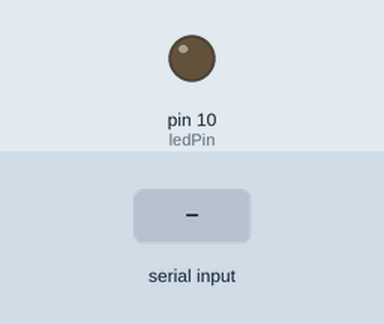
The sketch below on a simulated Arduino Uno, built with avr-gcc and run on an emulated ATmega328P. On the bench: output pins drawn as LEDs (lit = HIGH). Inputs (shaded band) come from the test bench.

Above: at 1.2 s.
1.3 s: "l" received over Serial
At 1.6 s:
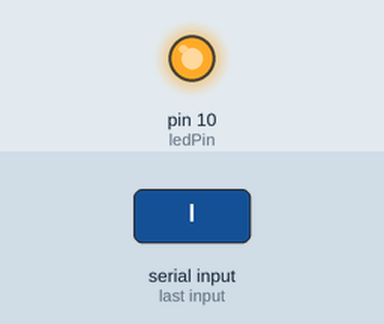
2.8 s: "1" received over Serial
At 4.0 s:
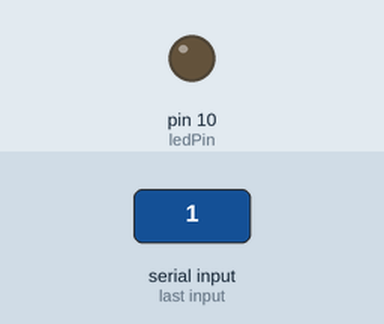
Timing chart, 0 to 5.8 s (numbered marks = the images above; inputs shaded):
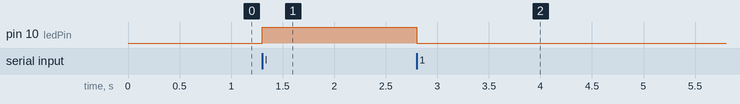

Measured:
- after the input at 1.3 s, pin 10 (ledPin): LOW → HIGH at once
- after the input at 2.8 s, pin 10 (ledPin): HIGH → LOW at once

The sketch:

testando_comunicacao_serial.ino
```cpp
/* Enviando dados do PC para o Arduíno.
   Vamos piscar um LED de forma proporcional ao valor recebido a partir do PC
*/

const int ledPin = 10; // Pino ao qual o LED será conectado
int piscando = 0; // variável para armazenar taxa de “piscagem”

void setup() {
  Serial.begin(9600);
  pinMode(ledPin, OUTPUT); // Pino 13 será de saída de sinais
}

void loop()
{
  if (Serial.available()) { // Verificar se há caracteres disponíveis
    char caractere = Serial.read(); // Armazena caractere lido
    //if ( isDigit(caractere) ) {  // Verificar se o caractere ASCII é um dígito entre 0 e 9
    //piscando = caractere - '0'; // Convertendo ASCII em valor numérico (0 = 48)
    //piscando = piscando * 100; // Escalando taxa de tempo multiplicando por 100ms
    //}

    if(caractere == 'l'){
      ligaLed1();
    }else{
      desligaLed1();
    }

  }

  //pisca(); // Chamando a função blink(), que será declarada abaixo.
}
/* Declarando a função pisca() que fará o LED piscar na taxa deternminada pelo valor armazenado na variável piscando
*/
void ligaLed1(){
  digitalWrite(ledPin, HIGH);
}

void desligaLed1(){
  digitalWrite(ledPin, LOW);
}
```
